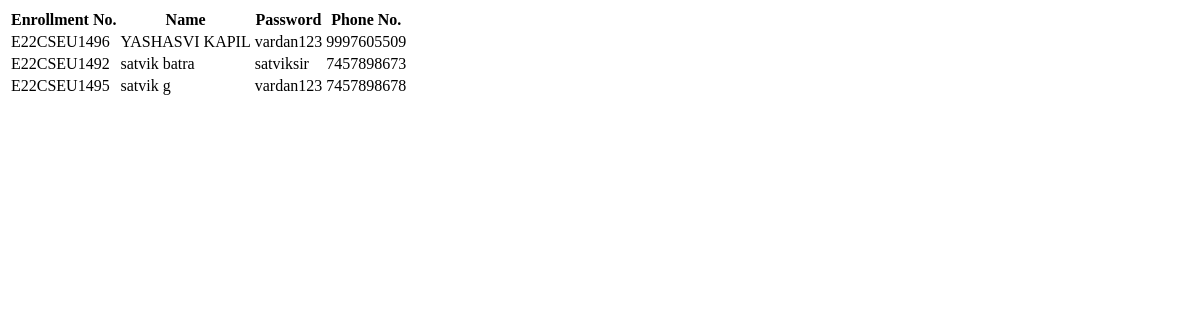
/table, run on an earlier commit of the app's database.
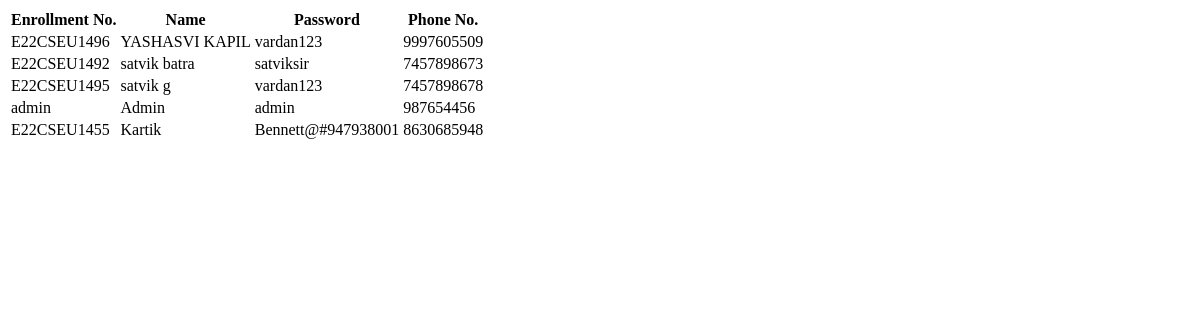
And on a later commit of the database.
### tables this page shows
CREATE TABLE USERS(
ID VARCHAR  PRIMARY KEY NOT NULL,
NAME VARCHAR NOT NULL,
PASSWORD VARCHAR NOT NULL,
MOBILE VARCHAR
);

### main/routes.py (the view)
@app.route("/table")
def table():
    db = sqlite3.connect("USERS.db")
    curr = db.cursor()
    curr.execute("select * from users")
    result = curr.fetchall()
    return render_template("table.html", items=result)

### main/templates/table.html (shortened to what this page needs)
<!DOCTYPE html>
<html lang="en">
  <head>
  </head>
  <body>
    <table>
      <tr>
        <th>Enrollment No.</th>
        <th>Name</th>
        <th>Password</th>
        <th>Phone No.</th>
      </tr>
      {% for i in items %}
      <tr>
        <td>{{ i[0] }}</td>
        <td>{{ i[1] }}</td>
        <td>{{ i[2] }}</td>
        <td>{{ i[3] }}</td>
      </tr>
      {% endfor %}
    </table>
  </body>
</html>

What changed in the data, as far as the page shows it:
added USERS: ID "admin", NAME "Admin", PASSWORD "admin", MOBILE "987654456"
added USERS: ID "E22CSEU1455", NAME "Kartik", PASSWORD "Bennett@#947938001", MOBILE "8630685948"
